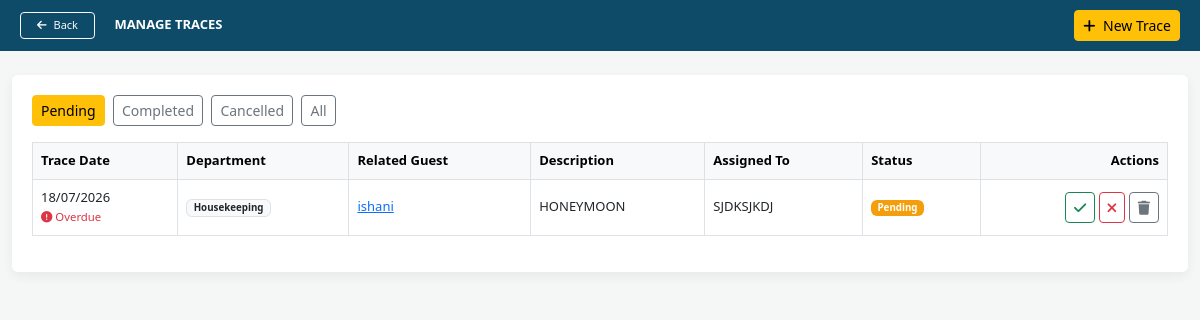
Page /manage_traces.php (signed in) on the committed database.
### tables this page shows
CREATE TABLE `traces` (
  `trace_id` int(11) NOT NULL,
  `res_id` int(11) DEFAULT NULL,
  `department` enum('Front Desk','Housekeeping','F&B','Maintenance','Accounts','General') DEFAULT 'General',
  `trace_date` date NOT NULL,
  `description` text NOT NULL,
  `assigned_to` varchar(100) DEFAULT NULL,
  `status` enum('Pending','Completed','Cancelled') DEFAULT 'Pending',
  `created_by` varchar(100) DEFAULT NULL,
  `created_at` timestamp NOT NULL DEFAULT current_timestamp()
);

CREATE TABLE `reservations` (
  `res_id` int(11) NOT NULL,
  `res_no` varchar(50) DEFAULT NULL,
  `guest_name` varchar(100) NOT NULL,
  `room_id` int(11) DEFAULT NULL,
  `allotment_id` int(11) DEFAULT NULL,
  `check_in` date NOT NULL,
  `check_out` date NOT NULL,
  `num_of_nights` int(11) DEFAULT 1,
  `status` enum('Pending','Checked-In','Checked-Out','Cancelled') DEFAULT 'Pending',
  `is_deleted` tinyint(1) NOT NULL DEFAULT 0,
  `deleted_at` datetime DEFAULT NULL,
  `deleted_by` varchar(100) DEFAULT NULL,
  `passport_no` varchar(100) DEFAULT NULL,
  `booking_source` varchar(100) DEFAULT NULL,
  `company_name` varchar(100) DEFAULT NULL,
  `rate_code` varchar(50) DEFAULT NULL,
  `package_name` varchar(50) DEFAULT NULL,
  `market_segment` varchar(50) DEFAULT NULL,
  `business_segment` varchar(50) DEFAULT NULL,
  `sales_person` varchar(50) DEFAULT NULL,
  `voucher_no` varchar(50) DEFAULT NULL,
  `tour_no` varchar(50) DEFAULT NULL,
  `guest_payment_mode` varchar(30) DEFAULT 'Guest',
  `visit_purpose` varchar(50) DEFAULT NULL,
  `bill_payment_lkr_sscl` tinyint(1) DEFAULT 0,
  `company_credit_enable` tinyint(1) DEFAULT 0,
  `gender` varchar(10) DEFAULT NULL,
  `dob` date DEFAULT NULL,
  `nationality` varchar(50) DEFAULT NULL,
  `email` varchar(100) DEFAULT NULL,
  `mobile` varchar(20) DEFAULT NULL,
  `adults` int(11) DEFAULT 1,
  `children` int(11) DEFAULT 0,
  `bed_type` varchar(20) DEFAULT NULL,
  `room_category` varchar(50) DEFAULT NULL,
  `meal_plan` varchar(50) DEFAULT NULL,
  `rate_basis` varchar(20) DEFAULT NULL,
  `arrive_for` varchar(50) DEFAULT NULL,
  `leave_after` varchar(50) DEFAULT NULL,
  `expected_arrival_time` time DEFAULT NULL,
  `expected_departure_time` time DEFAULT NULL,
  `room_rate` decimal(10,2) DEFAULT NULL,
  `total_charge` decimal(10,2) DEFAULT 0.00,
  `currency` varchar(10) DEFAULT 'LKR',
  `payment_method` varchar(30) DEFAULT NULL,
  `special_requests` text DEFAULT NULL,
  `transport_req` tinyint(1) DEFAULT 0,
  `vehicle_no` varchar(20) DEFAULT NULL,
  `group_no` varchar(50) DEFAULT NULL,
  `contact_no` varchar(20) DEFAULT NULL,
  `created_by` int(11) DEFAULT NULL
);

### manage_traces.php (the view, shortened to what this page needs)
<?php
include 'includes/db.php';
$filter_status = isset($_GET['status']) ? $_GET['status'] : 'Pending';
$sql = "SELECT t.*, r.guest_name, r.res_no, r.status AS res_status
        FROM traces t
        LEFT JOIN reservations r ON t.res_id = r.res_id
        WHERE 1=1";
if ($filter_status !== 'All') {
    $filter_status_esc = mysqli_real_escape_string($conn, $filter_status);
    $sql .= " AND t.status = '$filter_status_esc'";
}
$sql .= " ORDER BY t.trace_date ASC, t.trace_id DESC";
$result = $conn->query($sql);
?>
<!DOCTYPE html>
<html lang="en">
<head>
<link href="https://cdn.jsdelivr.net/npm/bootstrap@5.3.0/dist/css/bootstrap.min.css" rel="stylesheet">
<link rel="stylesheet" href="https://cdnjs.cloudflare.com/ajax/libs/font-awesome/6.0.0/css/all.min.css">
</head>
<body>
<div class="top-navbar d-flex justify-content-between align-items-center">
    <div>
        <a href="javascript:history.back()" class="btn btn-sm btn-outline-light me-3 py-1 px-3" style="font-size: 11px;">
            <i class="fas fa-arrow-left me-1"></i> Back
        </a>
        <strong>MANAGE TRACES</strong>
    </div>
    <button class="btn btn-sm btn-warning" data-bs-toggle="modal" data-bs-target="#addTraceModal">
        <i class="fas fa-plus me-1"></i> New Trace
    </button>
</div>
<div class="container-fluid mt-4">
    <div class="panel">
        <div class="filter-tabs mb-3">
            <a href="?status=Pending" class="btn btn-sm <?= $filter_status=='Pending' ? 'btn-warning' : 'btn-outline-secondary' ?>">Pending</a>
            <a href="?status=Completed" class="btn btn-sm <?= $filter_status=='Completed' ? 'btn-success' : 'btn-outline-secondary' ?>">Completed</a>
            <a href="?status=Cancelled" class="btn btn-sm <?= $filter_status=='Cancelled' ? 'btn-danger' : 'btn-outline-secondary' ?>">Cancelled</a>
            <a href="?status=All" class="btn btn-sm <?= $filter_status=='All' ? 'btn-dark' : 'btn-outline-secondary' ?>">All</a>
        </div>
        <table class="table table-bordered table-hover align-middle">
            <thead class="table-light">
                <tr>
                    <th>Trace Date</th>
                    <th>Department</th>
                    <th>Related Guest</th>
                    <th>Description</th>
                    <th>Assigned To</th>
                    <th>Status</th>
                    <th class="text-end">Actions</th>
                </tr>
            </thead>
            <tbody>
                <?php if($result && $result->num_rows > 0): while($row = $result->fetch_assoc()):
                    $is_overdue = ($row['status']=='Pending' && strtotime($row['trace_date']) < strtotime(date('Y-m-d')));
                    $badge_class = $row['status']=='Pending' ? 'badge-pending' : ($row['status']=='Completed' ? 'badge-completed' : 'badge-cancelled');
                    if ($row['res_status'] === 'Checked-In') {
                        $guest_link = 'inhouse_rooms.php?id=' . $row['res_id'];
                    } else {
                        $guest_link = 'arrivals.php?id=' . $row['res_id'];
                    }
                ?>
                <tr class="<?= $is_overdue ? 'row-overdue' : '' ?>">
                    <td>
                        <?= date('d/m/Y', strtotime($row['trace_date'])) ?>
                        <?php if($is_overdue): ?><br><small class="text-danger"><i class="fas fa-exclamation-circle"></i> Overdue</small><?php endif; ?>
                    </td>
                    <td><span class="badge bg-light text-dark border"><?= htmlspecialchars($row['department']) ?></span></td>
                    <td>
                        <?php if($row['res_id']): ?>
                            <a href="<?= $guest_link ?>"><?= htmlspecialchars($row['guest_name']) ?></a>
                        <?php else: ?>
                            <span class="text-muted">General</span>
                        <?php endif; ?>
                    </td>
                    <td><?= htmlspecialchars($row['description']) ?></td>
                    <td><?= htmlspecialchars($row['assigned_to'] ?? '-') ?></td>
                    <td><span class="badge <?= $badge_class ?>"><?= $row['status'] ?></span></td>
                    <td class="text-end">
                        <?php if($row['status']=='Pending'): ?>
                        <a href="process_trace.php?action=complete&id=<?= $row['trace_id'] ?>&status=<?= $filter_status ?>" class="btn btn-sm btn-outline-success" title="Mark Completed"><i class="fas fa-check"></i></a>
                        <a href="process_trace.php?action=cancel&id=<?= $row['trace_id'] ?>&status=<?= $filter_status ?>" class="btn btn-sm btn-outline-danger" title="Cancel" onclick="return confirm('Cancel this trace?')"><i class="fas fa-times"></i></a>
                        <?php endif; ?>
                        <a href="process_trace.php?action=delete&id=<?= $row['trace_id'] ?>&status=<?= $filter_status ?>" class="btn btn-sm btn-outline-secondary" title="Delete" onclick="return confirm('Delete permanently?')"><i class="fas fa-trash"></i></a>
                    </td>
                </tr>
                <?php endwhile; else: ?>
                <tr><td colspan="7" class="text-center text-muted py-4">No traces found.</td></tr>
                <?php endif; ?>
            </tbody>
        </table>
    </div>
</div>
</body>
</html>

### manage_traces.php (style rules this page uses)
body { background:#f4f7f6; font-family:'Segoe UI',sans-serif; font-size:13px; }
.top-navbar { background-color:#0d4b68; color:#fff; padding:10px 20px; }
.panel { background:#fff; padding:20px; border-radius:6px; box-shadow:0 4px 12px rgba(0,0,0,0.06); }
.badge-pending { background:#f59e0b; }
.row-overdue { background-color:#fce8e6 !important; }
.filter-tabs a { margin-right:5px; }

### rows in the picture
traces: trace_date "18/07/2026", shows "Overdue", department "Housekeeping", res.guest_name "ishani", description "HONEYMOON", assigned_to "SJDKSJKDJ", status "Pending"
